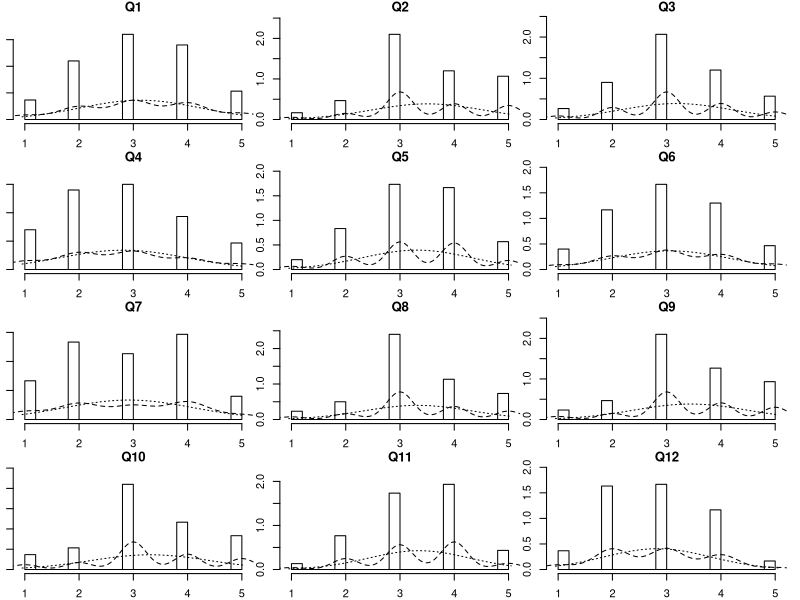
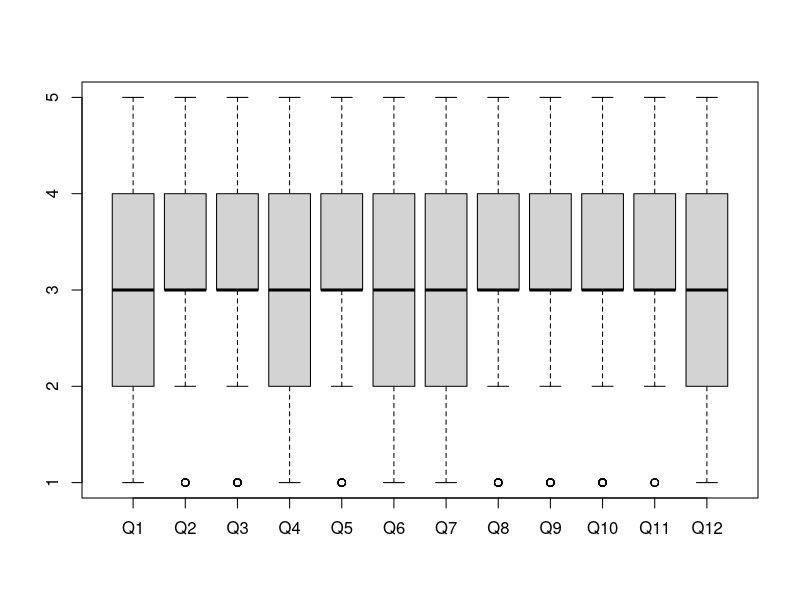
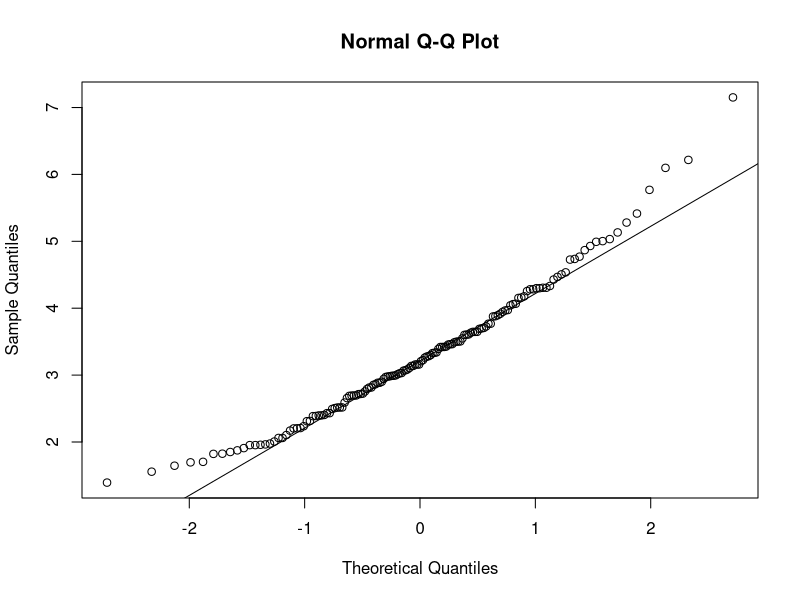
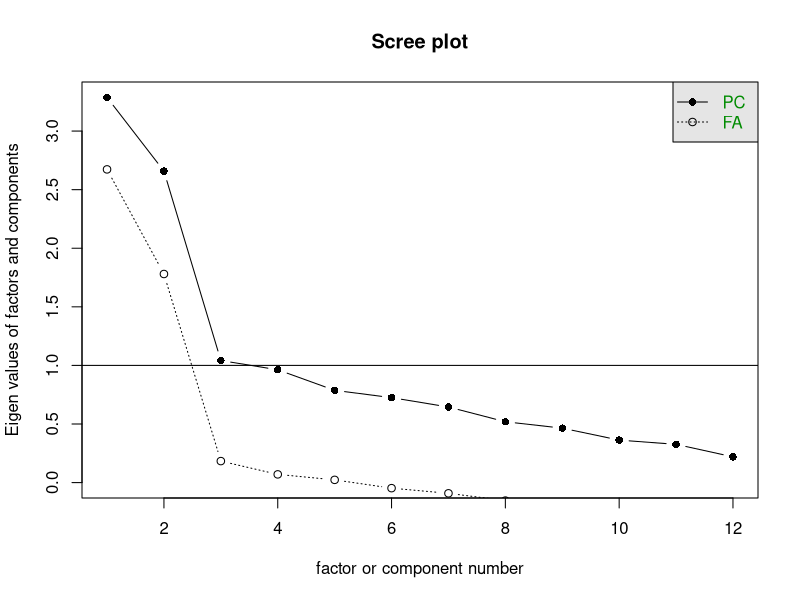
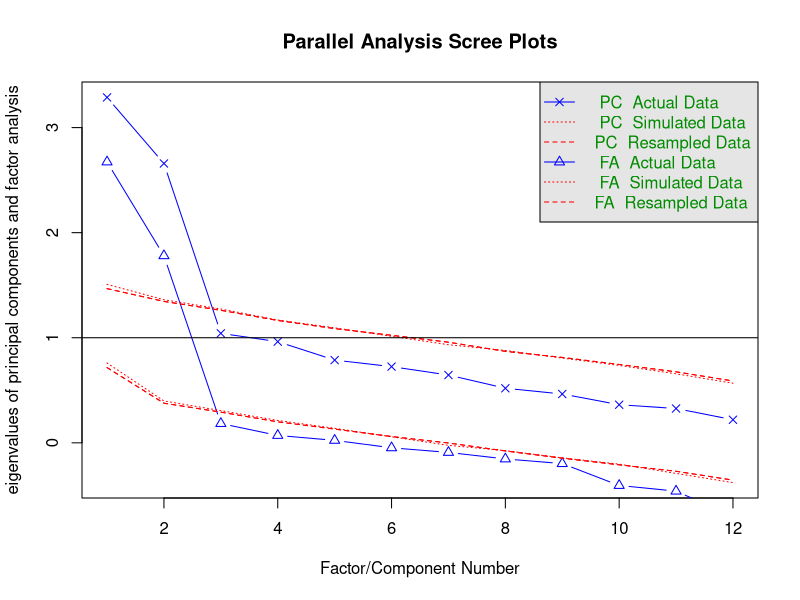

Recreate these plots in R, in order.
# ===================================
# Exploratory factor analysis (short)
# Author: Wan Nor Arifin
# Updated: 2019-10-05
# ===================================


# --------------
# Load libraries
library(foreign)  # for importing SPSS data
library(psych)  # for psychometrics


# -------------
# Load data set
data = read.spss("Attitude_Statistics v3.sav", use.value.labels = F, to.data.frame = T)
str(data)
data = data[-1]  # exclude ID, we are not going to use the variable
dim(data)  # 12 variables
names(data)  # list variable names
head(data)  # the first 6 observations


# -------------
# Preliminaries

## Descriptive statistics
describe(data)
response.frequencies(data)
print(response.frequencies(data), digit = 2)

## Normality of data

# **Univariate normality**

# 1. Histograms
multi.hist(data)
boxplot(data)
# graphically looks normal

# 2. Shapiro Wilk's test
mapply(shapiro.test, data)  # all p.value < 0.05, not normal

# **Multivariate (MV) normality**
mardia(data)  # at start and end, away from the line, not MV normal
# kurtosis =  10.8, p < 0.05
# skewness = 735.01, p < 0.05
# not MV normal.


# ---------------------------
# Exploratory factor analysis

## Step 1: Check data suitability for analysis

# 1. Kaiser-Meyer-Olkin (KMO) Measure of Sampling Adequacy (MSA)
KMO(data)  # Overall MSA = 0.76, > 0.7.

# 2. Bartlet's test of sphericity
cortest.bartlett(data)  # p < 0.05, items are correlated

## Determine the number of factors

# 1. Kaiser's eigenvalue > 1 rule & 2. Cattell's scree test.
scree = scree(data)
# look at --o-- FA --> 2 factors.
print(scree)
# Eigen values of factors > 1 = 2, then number of factor = 2

# 3. Parallel analysis.
parallel = fa.parallel(data, fa = "both")
# 2 triangles above dashed line, factor = 2
print(parallel)
# Parallel analysis suggests:
# number of factors =  2

## Step 2: Perform EFA
# 1. fix the number of factors as decided from previous step. Two factors are reasonable.
# 2. choose an appropriate extraction method. We use PAF, `fm = "pa"`.
# 3. choose an appropriate oblique rotation method. We use oblimin, `rotate = "oblimin"`.

## 2 factors
fa = fa(data, nfactors = 2, fm = "pa", rotate = "oblimin")
print(fa, digits = 3)
print(fa, cut = .3, digits = 3)  # cut = .3 to view only FLs > 0.3
## Interpretation
# Q1 FL < .3

## Step 3: Repeat EFA

## Remove Q1
fa_1 = fa(data[-c(1)], nfactors = 2, fm = "pa", rotate = "oblimin")
print(fa_1, cut = .3, digits = 3)
## Interpretation
# Q12 com = 1.98
# complexity > 1, item not specific to a factor

## Remove Q12
fa_2 = fa(data[-c(1, 12)], nfactors = 2, fm = "pa", rotate = "oblimin")
print(fa_2, cut = .3, digits = 3)
## Interpretation
# all FLs > .3
# Cumulative variance = 48.1%
# Factor correlation PA1 <-> PA2 = 0.1

## Factor scores
fa_2$scores

## Summary
# Factors:
# > PA1: Q4, Q5, Q6, Q7, Q11
# > PA2: Q2, Q3, Q8, Q9, Q10
# Name the factor:
# > PA1 -- Affinity
# > PA2 -- Importance


# ------------------------------
# Reliability - Cronbach's alpha

# Determine the reliability for each factor separately by including the selected items only.

## Group items
names(data)  # item list
PA1 = c("Q4","Q5","Q6","Q7","Q11")
PA2 = c("Q2", "Q3", "Q8","Q9","Q10")

## PA1
alpha.pa1 = alpha(data[PA1])
print(alpha.pa1, digits = 3)
# 1. Cronbach's alpha
# 2. Corrected item-total correlation" `r.cor` & `r.drop`
# 3. Cronbach's alpha if item deleted: `raw_alpha` under `Reliability if an item is dropped:`

## PA2
alpha.pa2 = alpha(data[PA2])
print(alpha.pa2, digits = 3)
